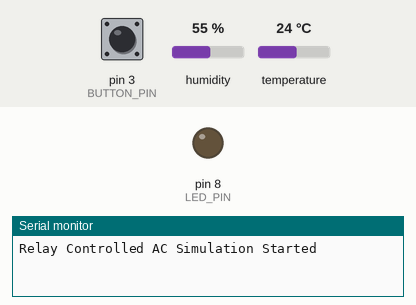
A sketch run on a simulated Arduino Uno, built with avr-gcc and run on an emulated ATmega328P. On the bench: output pins drawn as LEDs (lit = HIGH), the last lines printed to the serial monitor. The test bench sets the inputs (shaded band); at power-on: temperature 24 °C, pin 3 (BUTTON_PIN) HIGH, humidity 55 %.

Above: at 1.8 s.
1.9 s: temperature set to 31.7 °C
3.4 s: temperature set to 32.4 °C
At 5.1 s:
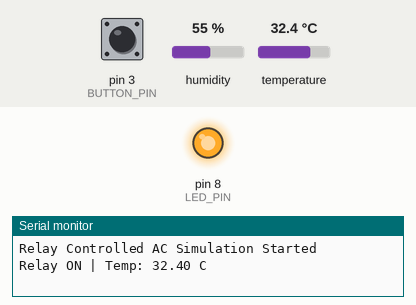
5.5 s: pin 3 (BUTTON_PIN) pulled LOW for 0.6 s
At 6.3 s:
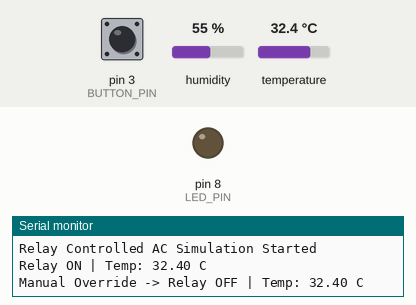
7.6 s: pin 3 (BUTTON_PIN) pulled LOW for 1 s
At 8.3 s:
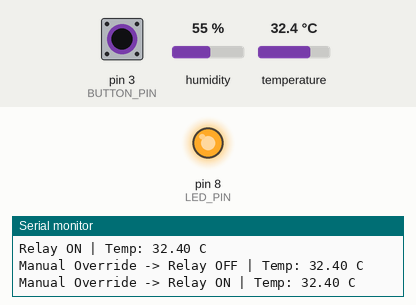
10.1 s: pin 3 (BUTTON_PIN) pulled LOW for 3.2 s
At 11.4 s:
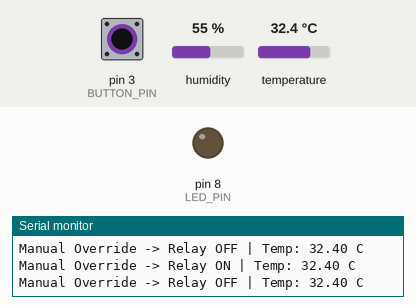
Timing chart, 0 to 13.1 s (numbered marks = the images above; inputs shaded):
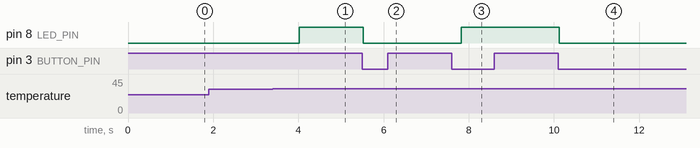

The sketch:

relay_control.ino
```cpp
/*
 * Author      : Puthiyaraj P
 * Date        : 05-07-2026
 * Assignment  : Q27 - Relay Controlled AC Device Simulation
 * Description : Relay (LED) control using DHT sensor with hysteresis
 *               and manual override button.
 */

#include <DHT.h>

#define DHTPIN 2
#define DHTTYPE DHT22

#define LED_PIN 8
#define BUTTON_PIN 3

DHT dht(DHTPIN, DHTTYPE);

bool relayState = false;
bool manualMode = false;

bool lastButtonState = HIGH;

void setup() {

  Serial.begin(9600);

  dht.begin();

  pinMode(LED_PIN, OUTPUT);
  pinMode(BUTTON_PIN, INPUT_PULLUP);

  digitalWrite(LED_PIN, LOW);

  Serial.println("Relay Controlled AC Simulation Started");
}

void loop() {

  float temperature = dht.readTemperature();

  if (isnan(temperature)) {
    Serial.println("Failed to read DHT sensor!");
    delay(1000);
    return;
  }

  // Manual Override Button
  bool buttonState = digitalRead(BUTTON_PIN);

  if (lastButtonState == HIGH && buttonState == LOW) {

    manualMode = !manualMode;

    relayState = !relayState;

    digitalWrite(LED_PIN, relayState);

    Serial.print("Manual Override -> Relay ");
    Serial.print(relayState ? "ON" : "OFF");
    Serial.print(" | Temp: ");
    Serial.print(temperature);
    Serial.println(" C");

    delay(300);
  }

  lastButtonState = buttonState;

  // Automatic Mode
  if (!manualMode) {

    if (temperature > 32.0 && !relayState) {

      relayState = true;
      digitalWrite(LED_PIN, HIGH);

      Serial.print("Relay ON | Temp: ");
      Serial.print(temperature);
      Serial.println(" C");
    }

    else if (temperature < 28.0 && relayState) {

      relayState = false;
      digitalWrite(LED_PIN, LOW);

      Serial.print("Relay OFF | Temp: ");
      Serial.print(temperature);
      Serial.println(" C");
    }
  }

  delay(500);
}
```

Measured:
- the behaviour switches between 32 and 32.1 °C on temperature (found by bisection; images 0 and 1)
- after the input at 1.9 s, every drawn part: stays the same
- after the input at 3.4 s, pin 8 (LED_PIN): LOW → HIGH after 0.62 s
- after the input at 5.5 s, pin 8 (LED_PIN): HIGH → LOW at once
- after the input at 7.6 s, pin 8 (LED_PIN): LOW → HIGH after 0.22 s
- after the input at 10.1 s, pin 8 (LED_PIN): HIGH → LOW at once
